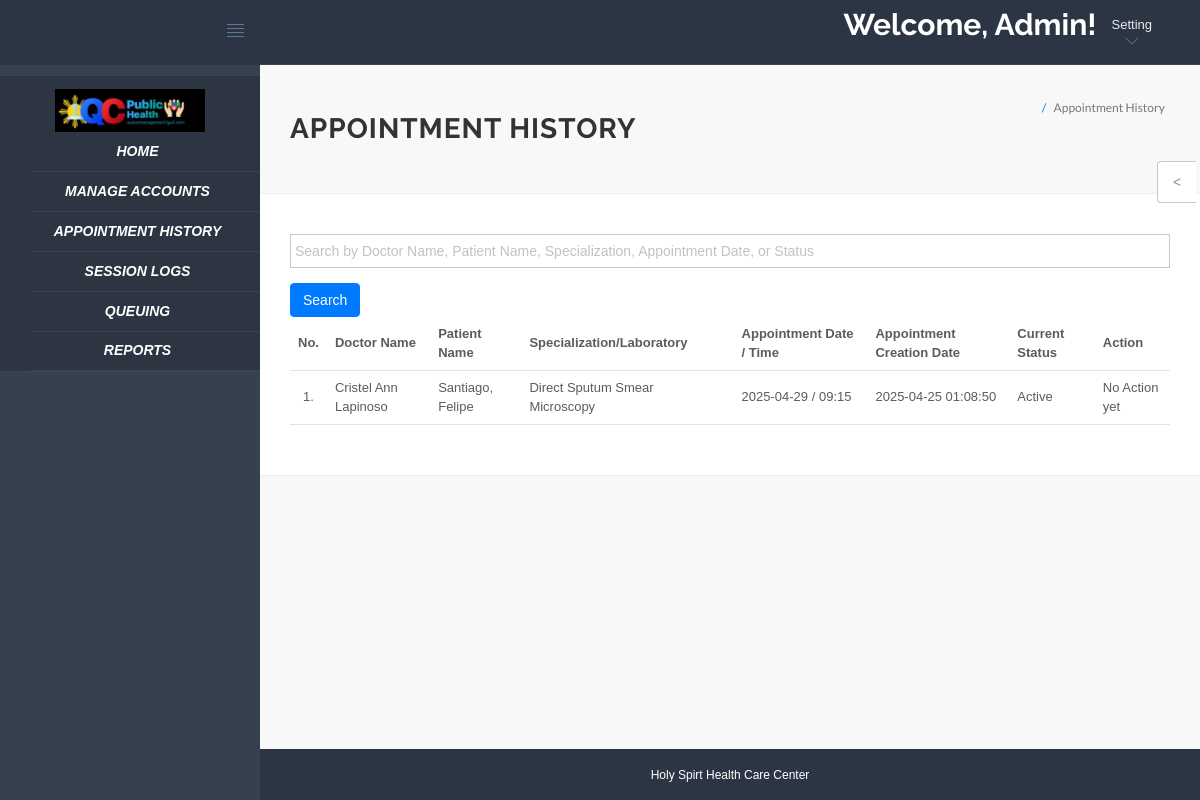
Page /hms/admin/appointment-history.php (signed in) on the committed database.
### tables this page shows
CREATE TABLE `appointment` (
  `id` int(11) NOT NULL,
  `ref` varchar(255) NOT NULL,
  `doctorSpecialization` varchar(255) DEFAULT NULL,
  `doctorId` int(11) DEFAULT NULL,
  `userId` int(11) DEFAULT NULL,
  `consultancyFees` int(11) DEFAULT NULL,
  `appointmentDate` varchar(255) DEFAULT NULL,
  `appointmentTime` varchar(255) DEFAULT NULL,
  `postingDate` timestamp NULL DEFAULT current_timestamp(),
  `userStatus` int(11) DEFAULT NULL,
  `bookingStatus` varchar(255) NOT NULL DEFAULT 'Pending',
  `doctorStatus` int(11) DEFAULT NULL,
  `updationDate` timestamp NULL DEFAULT NULL ON UPDATE current_timestamp()
);

CREATE TABLE `doctors` (
  `id` int(11) NOT NULL,
  `specilization` varchar(255) DEFAULT NULL,
  `doctorName` varchar(255) DEFAULT NULL,
  `address` longtext DEFAULT NULL,
  `docFees` varchar(255) DEFAULT NULL,
  `contactno` bigint(11) DEFAULT NULL,
  `docEmail` varchar(255) DEFAULT NULL,
  `password` varchar(255) DEFAULT NULL,
  `creationDate` timestamp NULL DEFAULT current_timestamp(),
  `updationDate` timestamp NULL DEFAULT NULL ON UPDATE current_timestamp()
);

CREATE TABLE `users` (
  `id` int(11) NOT NULL,
  `fullName` varchar(255) DEFAULT NULL,
  `address` longtext DEFAULT NULL,
  `city` varchar(255) DEFAULT NULL,
  `gender` varchar(255) DEFAULT NULL,
  `email` varchar(255) DEFAULT NULL,
  `password` varchar(255) DEFAULT NULL,
  `regDate` timestamp NULL DEFAULT current_timestamp(),
  `updationDate` timestamp NULL DEFAULT NULL ON UPDATE current_timestamp()
);

### hms/admin/appointment-history.php (the view, shortened to what this page needs)
<?php
include('include/config.php');
if (strlen($_SESSION['id']) == 0) {
    header('location:logout.php');
} else {
    $search = '';
?>
<!DOCTYPE html>
<html lang="en">
<head>
    <link rel="stylesheet" href="vendor/bootstrap/css/bootstrap.min.css">
    <link rel="stylesheet" href="vendor/fontawesome/css/font-awesome.min.css">
    <link rel="stylesheet" href="vendor/themify-icons/themify-icons.min.css">
    <link href="vendor/animate.css/animate.min.css" rel="stylesheet" media="screen">
    <link href="vendor/perfect-scrollbar/perfect-scrollbar.min.css" rel="stylesheet" media="screen">
    <link href="vendor/switchery/switchery.min.css" rel="stylesheet" media="screen">
    <link href="vendor/bootstrap-touchspin/jquery.bootstrap-touchspin.min.css" rel="stylesheet" media="screen">
    <link href="vendor/select2/select2.min.css" rel="stylesheet" media="screen">
    <link href="vendor/bootstrap-datepicker/bootstrap-datepicker3.standalone.min.css" rel="stylesheet" media="screen">
    <link href="vendor/bootstrap-timepicker/bootstrap-timepicker.min.css" rel="stylesheet" media="screen">
    <link rel="stylesheet" href="assets/css/styles.css">
    <link rel="stylesheet" href="assets/css/plugins.css">
    <link rel="stylesheet" href="assets/css/themes/theme-1.css" id="skin_color" />
</head>
<body>
    <div id="app">
        <?php include('include/sidebar.php');?>
        <div class="app-content">
            <?php include('include/header.php');?>
            <div class="main-content">
                <div class="wrap-content container" id="container">
                    <section id="page-title">
                        <div class="row">
                            <div class="col-sm-8">
                                <h1 class="mainTitle"><strong>Appointment History</strong></h1>
                            </div>
                            <ol class="breadcrumb">
                                <li class="active">
                                    <span>Appointment History</span>
                                </li>
                            </ol>
                        </div>
                    </section>
                    <div class="container-fluid container-fullw bg-white">
                        <div class="row">
                            <div class="col-md-12">
                                <form method="GET" action="" class="mb-3">
                                    <div class="form-group">
                                        <input type="text" id="searchInput" name="search" class="form-control" placeholder="Search by Doctor Name, Patient Name, Specialization, Appointment Date, or Status" value="<?php echo htmlentities($search); ?>" />
                                    </div>
                                    <button type="submit" class="btn btn-primary">Search</button>
                                </form>
                                <table class="table table-hover" id="sample-table-1">
                                    <thead>
                                        <tr>
                                            <th class="center">No.</th>
                                            <th class="hidden-xs">Doctor Name</th>
                                            <th>Patient Name</th>
                                            <th>Specialization/Laboratory</th>
                                            <th>&nbsp;</th>
                                            <th>Appointment Date / Time</th>
                                            <th>Appointment Creation Date</th>
                                            <th>Current Status</th>
                                            <th>Action</th>
                                        </tr>
                                    </thead>
                                    <tbody>
<?php
$sql = "SELECT doctors.doctorName AS docname, users.fullName AS pname, appointment.*
        FROM appointment
        JOIN doctors ON doctors.id = appointment.doctorId
        JOIN users ON users.id = appointment.userId";
$result = mysqli_query($con, $sql);
$cnt = 1;
while ($row = mysqli_fetch_array($result)) {
?>
                                        <tr>
                                            <td class="center"><?php echo $cnt;?>.</td>
                                            <td class="hidden-xs"><?php echo $row['docname'];?></td>
                                            <td class="hidden-xs"><?php echo $row['pname'];?></td>
                                            <td><?php echo $row['doctorSpecialization'];?></td>
                                            <td>&nbsp;</td>
                                            <td><?php echo $row['appointmentDate'];?> / <?php echo $row['appointmentTime'];?></td>
                                            <td><?php echo $row['postingDate'];?></td>
                                            <td>
<?php
if (($row['userStatus'] == 1) && ($row['doctorStatus'] == 1)) {
    echo "Active";
} elseif (($row['userStatus'] == 0) && ($row['doctorStatus'] == 1)) {
    echo "Canceled by Patient";
} elseif (($row['userStatus'] == 1) && ($row['doctorStatus'] == 0)) {
    echo "Canceled by Doctor";
}
?>
                                            </td>
                                            <td>
                                                <div class="visible-md visible-lg hidden-sm hidden-xs">
                                                    <?php if (($row['userStatus'] == 1) && ($row['doctorStatus'] == 1)) {
                                                        echo "No Action yet";
                                                    } else {
                                                        echo "Canceled";
                                                    } ?>
                                                </div>
                                            </td>
                                        </tr>
<?php
    $cnt++;
}
?>
                                    </tbody>
                                </table>
                            </div>
                        </div>
                    </div>
                </div>
            </div>
        </div>
        <?php include('include/footer.php');?>
        <?php include('include/setting.php');?>
</body>
</html>
<?php } ?>

### hms/admin/assets/css/themes/theme-1.css (style rules this page uses)
body { background: #FAFAFA; }

### hms/admin/assets/css/themes/theme-5.css (style rules this page uses)
body { background: #F8F8F8; }

### rows in the picture
appointment: doctorId.doctorName "Cristel Ann Lapinoso", userId.fullName "Santiago, Felipe", doctorSpecialization "Direct Sputum Smear Microscopy", appointmentDate "2025-04-29", appointmentTime "09:15", postingDate "2025-04-25 01:08:50", userStatus "Active"
